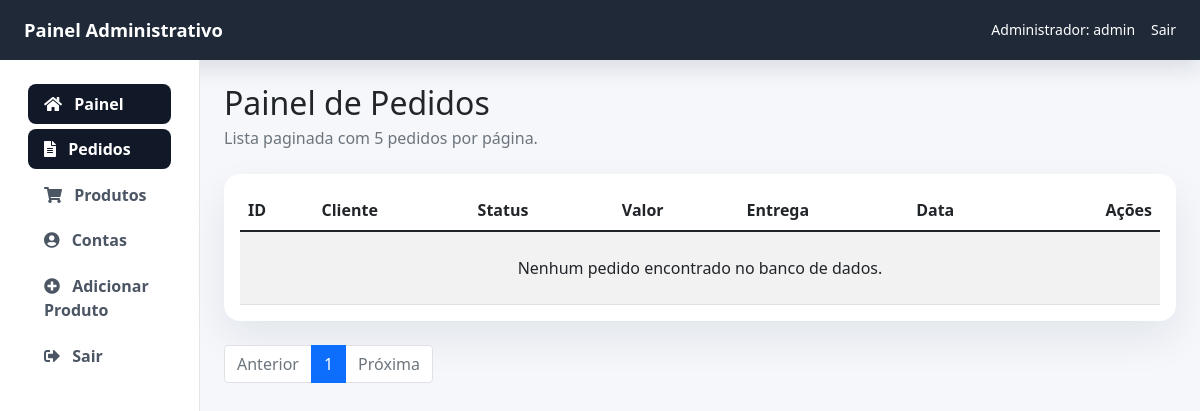
The page /admin/index.php (signed in) on the database as committed earlier.
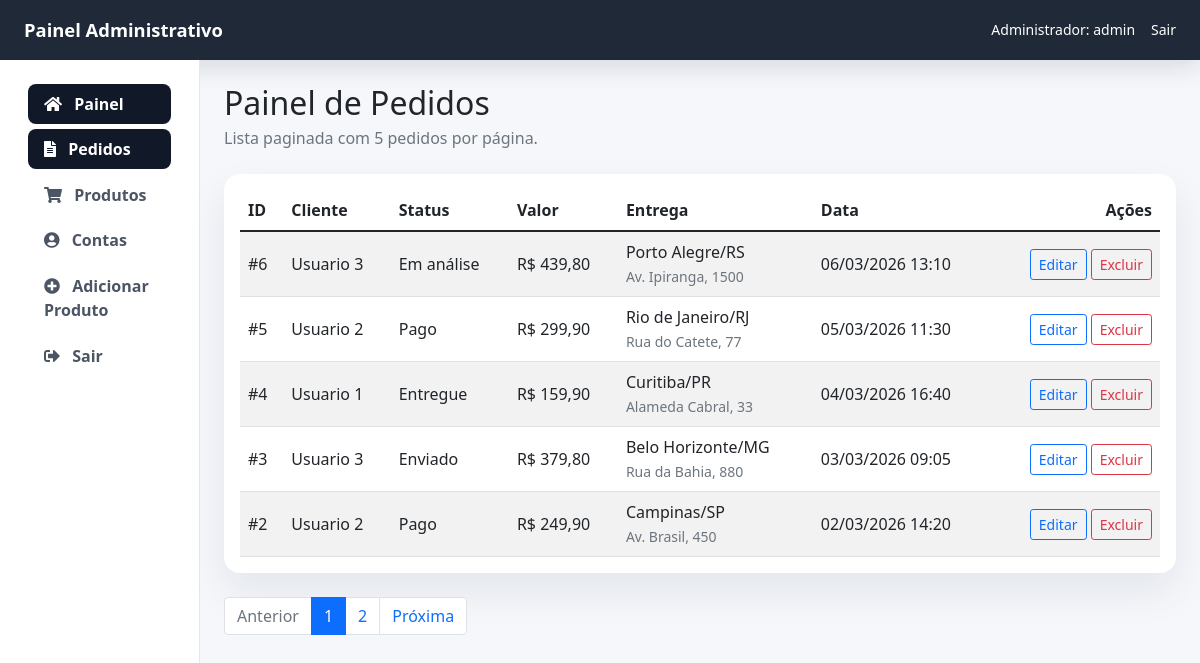
The same page on the database as committed later.
### tables this page shows
CREATE TABLE IF NOT EXISTS orders (
  order_id INT(11) NOT NULL AUTO_INCREMENT,
  order_cost DECIMAL(6,2) NOT NULL,
  order_status VARCHAR(100) NOT NULL,
  user_id INT(11) NOT NULL,
  shipping_city VARCHAR(255) NOT NULL,
  shipping_uf VARCHAR(2) NOT NULL,
  shipping_address VARCHAR(255) NOT NULL,
  order_date DATETIME NOT NULL,
  PRIMARY KEY (order_id),
  CONSTRAINT fk_orders_users
    FOREIGN KEY (user_id) REFERENCES users(user_id)
);

### admin/index.php (the view, shortened to what this page needs)
<?php include('header.php'); ?>
<?php
$page = max(1, (int) ($_GET['page'] ?? 1));
$items_per_page = 5;
$offset = ($page - 1) * $items_per_page;
$total_orders_result = mysqli_query($conn, 'SELECT COUNT(*) AS total_orders FROM orders');
$total_orders_row = $total_orders_result ? mysqli_fetch_assoc($total_orders_result) : array('total_orders' => 0);
$total_orders = (int) ($total_orders_row['total_orders'] ?? 0);
$total_pages = max(1, (int) ceil($total_orders / $items_per_page));
$orders = array();
$orders_query = mysqli_prepare($conn, 'SELECT order_id, order_cost, order_status, user_id, shipping_city, shipping_uf, shipping_address, order_date FROM orders ORDER BY order_date DESC, order_id DESC LIMIT ? OFFSET ?');
if ($orders_query) {
  mysqli_stmt_bind_param($orders_query, 'ii', $items_per_page, $offset);
  mysqli_stmt_execute($orders_query);
  $result = mysqli_stmt_get_result($orders_query);
  while ($row = mysqli_fetch_assoc($result)) {
    $orders[] = $row;
  }
}
?>
<div class="container-fluid">
  <div class="row">
    <?php include('sidemenu.php'); ?>
    <main class="col-md-9 ms-sm-auto col-lg-10 px-md-4 py-4">
      <div class="d-flex justify-content-between flex-wrap flex-md-nowrap align-items-center mb-4">
        <div>
          <h1 class="h2 mb-1">Painel de Pedidos</h1>
          <p class="text-muted mb-0">Lista paginada com 5 pedidos por página.</p>
        </div>
      </div>
      <div class="card content-card">
        <div class="card-body">
          <div class="table-responsive">
            <table class="table table-striped table-hover align-middle mb-0">
              <thead>
                <tr>
                  <th>ID</th>
                  <th>Cliente</th>
                  <th>Status</th>
                  <th>Valor</th>
                  <th>Entrega</th>
                  <th>Data</th>
                  <th class="text-end">Ações</th>
                </tr>
              </thead>
              <tbody>
                <?php if (count($orders) === 0) { ?>
                  <tr>
                    <td colspan="7" class="text-center py-4">Nenhum pedido encontrado no banco de dados.</td>
                  </tr>
                <?php } ?>
                <?php foreach ($orders as $order) { ?>
                  <tr>
                    <td>#<?php echo (int) $order['order_id']; ?></td>
                    <td>Usuario <?php echo (int) $order['user_id']; ?></td>
                    <td><?php echo htmlspecialchars(admin_status_label($order['order_status'])); ?></td>
                    <td>R$ <?php echo number_format((float) $order['order_cost'], 2, ',', '.'); ?></td>
                    <td><?php echo htmlspecialchars($order['shipping_city'] . '/' . $order['shipping_uf']); ?><br><small class="text-muted"><?php echo htmlspecialchars($order['shipping_address']); ?></small></td>
                    <td><?php echo htmlspecialchars(date('d/m/Y H:i', strtotime($order['order_date']))); ?></td>
                    <td class="text-end">
                      <a href="edit_order.php?order_id=<?php echo (int) $order['order_id']; ?>" class="btn btn-sm btn-outline-primary">Editar</a>
                      <form method="POST" action="index.php?page=<?php echo (int) $page; ?>" class="d-inline">
                        <button type="submit" class="btn btn-sm btn-outline-danger" onclick="return confirm('Deseja excluir este pedido?');">Excluir</button>
                      </form>
                    </td>
                  </tr>
                <?php } ?>
              </tbody>
            </table>
          </div>
        </div>
      </div>
      <nav class="mt-4" aria-label="Paginação de pedidos">
        <ul class="pagination">
          <li class="page-item <?php echo $page <= 1 ? 'disabled' : ''; ?>">
            <a class="page-link" href="index.php?page=<?php echo max(1, $page - 1); ?>">Anterior</a>
          </li>
          <?php for ($current_page = 1; $current_page <= $total_pages; $current_page++) { ?>
            <li class="page-item <?php echo $current_page === $page ? 'active' : ''; ?>">
              <a class="page-link" href="index.php?page=<?php echo $current_page; ?>"><?php echo $current_page; ?></a>
            </li>
          <?php } ?>
          <li class="page-item <?php echo $page >= $total_pages ? 'disabled' : ''; ?>">
            <a class="page-link" href="index.php?page=<?php echo min($total_pages, $page + 1); ?>">Próxima</a>
          </li>
        </ul>
      </nav>
    </main>
  </div>
</div>
</body>
</html>

Rows that differ between the two databases and show on the page:
added orders: order_id "6", user "3", order_status "Em análise", order_cost "439,80", shipping_city+shipping_uf "Porto Alegre/RS", shipping_address "Av. Ipiranga, 1500", order_date "06/03/2026 13:10"
added orders: order_id "5", user "2", order_status "Pago", order_cost "299,90", shipping_city+shipping_uf "Rio de Janeiro/RJ", shipping_address "Rua do Catete, 77", order_date "05/03/2026 11:30"
added orders: order_id "4", user "1", order_status "Entregue", order_cost "159,90", shipping_city+shipping_uf "Curitiba/PR", shipping_address "Alameda Cabral, 33", order_date "04/03/2026 16:40"
added orders: order_id "3", user "3", order_status "Enviado", order_cost "379,80", shipping_city+shipping_uf "Belo Horizonte/MG", shipping_address "Rua da Bahia, 880", order_date "03/03/2026 09:05"
added orders: order_id "2", user "2", order_status "Pago", order_cost "249,90", shipping_city+shipping_uf "Campinas/SP", shipping_address "Av. Brasil, 450", order_date "02/03/2026 14:20"
Other text that changed with them:
new list line: "2"
text no longer shown: "Nenhum pedido encontrado no banco de dados."
